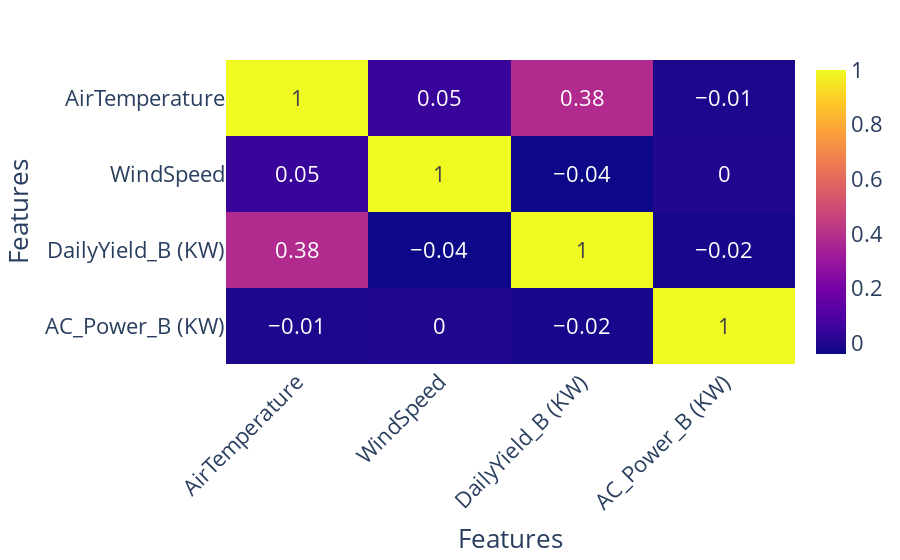

The notebook cell this image was saved under:
### Code cell
# Correlation
df_corr = df[['AirTemperature', 
       'WindSpeed','DailyYield_B (KW)','AC_Power_B (KW)']].corr().round(2)
fig = px.imshow(df_corr, text_auto=True, aspect="auto")
# Update layout to increase font size
fig.update_layout(
    font=dict(size=22),  # Adjust the font size
    xaxis=dict(title="Features", tickangle=-45),
    yaxis=dict(title="Features"),
)

### Figure 1 — Plotly figure (JSON) as saved in the notebook; plotly's stock layout.template omitted (floating-point values rounded to 4 significant figures)
{"data": [{"coloraxis": "coloraxis", "hovertemplate": "x: %{x}<br>y: %{y}<br>color: %{z}<extra></extra>", "name": "0", "texttemplate": "%{z}", "type": "heatmap", "x": ["AirTemperature", "WindSpeed", "DailyYield_B (KW)", "AC_Power_B (KW)"], "xaxis": "x", "y": ["AirTemperature", "WindSpeed", "DailyYield_B (KW)", "AC_Power_B (KW)"], "yaxis": "y", "z": [[1, 0.05, 0.38, -0.01], [0.05, 1, -0.04, 0], [0.38, -0.04, 1, -0.02], [-0.01, 0, -0.02, 1]]}], "layout": {"coloraxis": {"colorscale": [[0, "#0d0887"], [0.1111, "#46039f"], [0.2222, "#7201a8"], [0.3333, "#9c179e"], [0.4444, "#bd3786"], [0.5556, "#d8576b"], [0.6667, "#ed7953"], [0.7778, "#fb9f3a"], [0.8889, "#fdca26"], [1, "#f0f921"]]}, "font": {"size": 22}, "margin": {"t": 60}, "xaxis": {"anchor": "y", "domain": [0, 1], "tickangle": -45, "title": {"text": "Features"}}, "yaxis": {"anchor": "x", "autorange": "reversed", "domain": [0, 1], "title": {"text": "Features"}}}}
